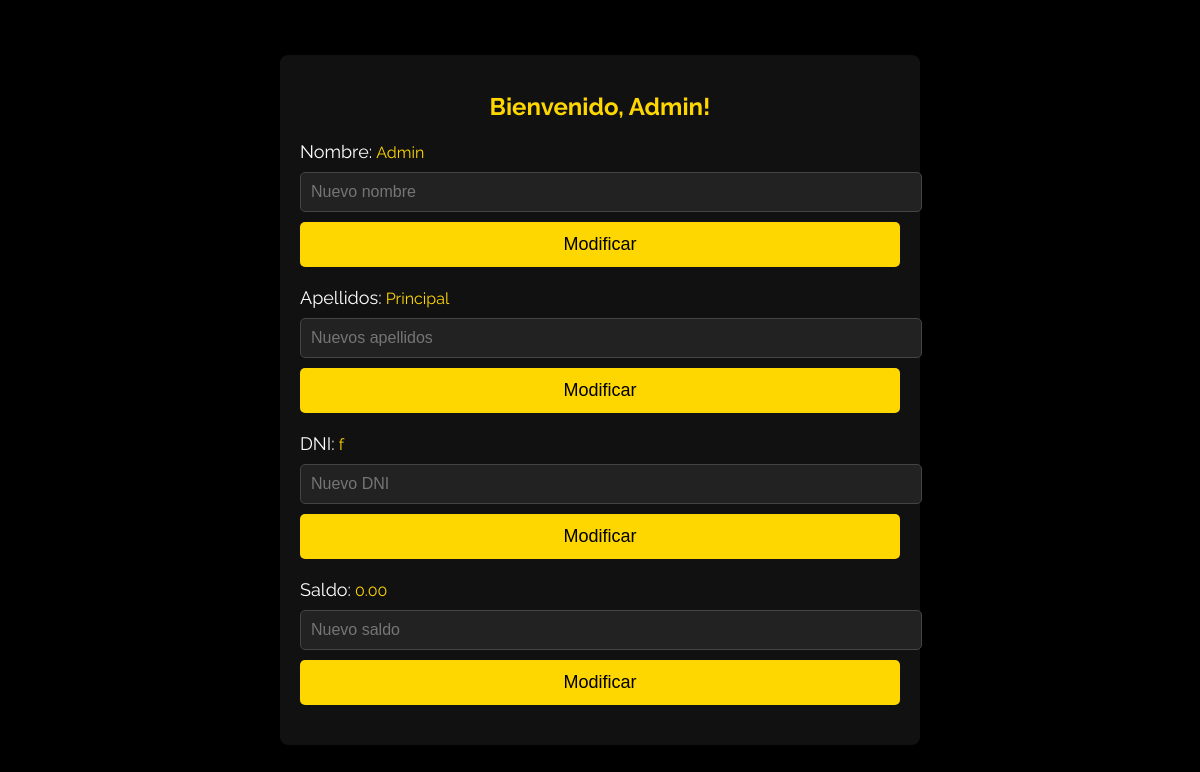
The app's page /Concesionario_PHP/usuarios.php (signed in) with its own data.
### tables this page shows
CREATE TABLE `usuarios` (
  `id_usuario` int(10) UNSIGNED NOT NULL,
  `password` varchar(100) NOT NULL,
  `nombre` varchar(50) NOT NULL,
  `apellidos` varchar(50) NOT NULL,
  `dni` varchar(9) NOT NULL,
  `saldo` decimal(10,2) NOT NULL DEFAULT '0.00',
  `tipo_usuario` varchar(20) NOT NULL
);

### Concesionario_PHP/usuarios.php (the view, shortened to what this page needs)
<?php
$server = "localhost";
$db_user = "root";
$db_password = "rootroot";
$db_name = "concesionario";
$conn = new mysqli($server, $db_user, $db_password, $db_name);
$user_id = $_SESSION['id_usuario'];
$sql = "SELECT * FROM usuarios WHERE id_usuario = $user_id";
$resultado = $conn->query($sql);
$usuario = $resultado->fetch_assoc();
?>
<!DOCTYPE html>
<html lang="es">
<head>
    <link rel="stylesheet" href="usuarios.css">
</head>
<body>
    <div class="container">
        <h1>Bienvenido, <?php echo htmlspecialchars($usuario['nombre']); ?>!</h1>
        <div class="user-data">
            <div class="data-field">
                <label>Nombre:</label>
                <span><?php echo htmlspecialchars($usuario['nombre']); ?></span>
                <form action="usuarios.php" method="post" class="mod-form">
                    <input type="text" name="nuevo_valor" placeholder="Nuevo nombre" required>
                    <button type="submit">Modificar</button>
                </form>
            </div>
            <div class="data-field">
                <label>Apellidos:</label>
                <span><?php echo htmlspecialchars($usuario['apellidos']); ?></span>
                <form action="usuarios.php" method="post" class="mod-form">
                    <input type="text" name="nuevo_valor" placeholder="Nuevos apellidos" required>
                    <button type="submit">Modificar</button>
                </form>
            </div>
            <div class="data-field">
                <label>DNI:</label>
                <span><?php echo htmlspecialchars($usuario['dni']); ?></span>
                <form action="usuarios.php" method="post" class="mod-form">
                    <input type="text" name="nuevo_valor" placeholder="Nuevo DNI" required>
                    <button type="submit">Modificar</button>
                </form>
            </div>
            <div class="data-field">
                <label>Saldo:</label>
                <span><?php echo htmlspecialchars($usuario['saldo']); ?></span>
                <form action="usuarios.php" method="post" class="mod-form">
                    <input type="number" name="nuevo_valor" placeholder="Nuevo saldo" required>
                    <button type="submit">Modificar</button>
                </form>
            </div>
        </div>
    </div>
</body>
</html>

### Concesionario_PHP/usuarios.css (style rules this page uses)
body { font-family: 'Raleway', sans-serif; background-color: #000; color: #fff; margin: 0; padding: 0; display: flex; justify-content: center; align-items: center; height: 100vh; }
.container { background-color: #111; border-radius: 8px; padding: 20px; max-width: 600px; width: 100%; text-align: center; box-shadow: 0 4px 10px rgba(0, 0, 0, 0.3); }
h1 { color: #FFD700; font-size: 24px; }
.user-data { margin-top: 20px; }
.data-field { margin-bottom: 20px; text-align: left; }
label { font-size: 18px; }
span { font-size: 16px; color: #FFD700; }
.mod-form { margin-top: 10px; }
input[type="text"], input[type="number"] { padding: 10px; border: 1px solid #444; background-color: #222; color: #fff; font-size: 16px; border-radius: 5px; width: 100%; margin-bottom: 10px; }
button { padding: 12px; background-color: #FFD700; color: #000; font-size: 18px; border: none; border-radius: 5px; cursor: pointer; width: 100%; }

### records on screen
usuarios: nombre "Admin", apellidos "Principal", dni "f", saldo "0.00"
